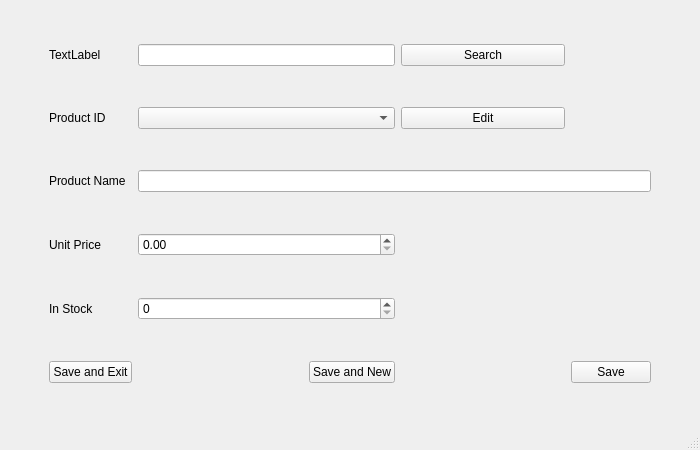
<?xml version="1.0" encoding="UTF-8"?>
<ui version="4.0">
 <class>MainWindow</class>
 <widget class="QMainWindow" name="MainWindow">
  <property name="geometry">
   <rect>
    <x>0</x>
    <y>0</y>
    <width>700</width>
    <height>450</height>
   </rect>
  </property>
  <property name="windowTitle">
   <string>MainWindow</string>
  </property>
  <widget class="QWidget" name="centralwidget">
   <layout class="QGridLayout" name="gridLayout">
    <item row="6" column="6">
     <spacer name="horizontalSpacer_2">
      <property name="orientation">
       <enum>Qt::Horizontal</enum>
      </property>
      <property name="sizeType">
       <enum>QSizePolicy::Minimum</enum>
      </property>
      <property name="sizeHint" stdset="0">
       <size>
        <width>40</width>
        <height>20</height>
       </size>
      </property>
     </spacer>
    </item>
    <item row="6" column="0">
     <spacer name="horizontalSpacer">
      <property name="orientation">
       <enum>Qt::Horizontal</enum>
      </property>
      <property name="sizeType">
       <enum>QSizePolicy::Preferred</enum>
      </property>
      <property name="sizeHint" stdset="0">
       <size>
        <width>40</width>
        <height>20</height>
       </size>
      </property>
     </spacer>
    </item>
    <item row="0" column="2" colspan="2">
     <widget class="QLineEdit" name="search"/>
    </item>
    <item row="1" column="1">
     <widget class="QLabel" name="label">
      <property name="text">
       <string>Product ID</string>
      </property>
     </widget>
    </item>
    <item row="2" column="2" colspan="4">
     <widget class="QLineEdit" name="product_name"/>
    </item>
    <item row="6" column="2">
     <spacer name="horizontalSpacer_3">
      <property name="orientation">
       <enum>Qt::Horizontal</enum>
      </property>
      <property name="sizeHint" stdset="0">
       <size>
        <width>40</width>
        <height>20</height>
       </size>
      </property>
     </spacer>
    </item>
    <item row="6" column="3">
     <widget class="QPushButton" name="save_n_new_btn">
      <property name="text">
       <string>Save and New</string>
      </property>
     </widget>
    </item>
    <item row="6" column="5">
     <widget class="QPushButton" name="save_btn">
      <property name="text">
       <string>Save</string>
      </property>
     </widget>
    </item>
    <item row="6" column="1">
     <widget class="QPushButton" name="save_n_exit_btn">
      <property name="text">
       <string>Save and Exit</string>
      </property>
     </widget>
    </item>
    <item row="3" column="2" colspan="2">
     <widget class="QDoubleSpinBox" name="unit_price">
      <property name="maximum">
       <double>100000000000000000.000000000000000</double>
      </property>
      <property name="singleStep">
       <double>0.010000000000000</double>
      </property>
     </widget>
    </item>
    <item row="2" column="1">
     <widget class="QLabel" name="label_2">
      <property name="text">
       <string>Product Name</string>
      </property>
     </widget>
    </item>
    <item row="3" column="1">
     <widget class="QLabel" name="label_3">
      <property name="text">
       <string>Unit Price</string>
      </property>
     </widget>
    </item>
    <item row="0" column="1">
     <widget class="QLabel" name="label_4">
      <property name="text">
       <string>TextLabel</string>
      </property>
     </widget>
    </item>
    <item row="6" column="4">
     <spacer name="horizontalSpacer_4">
      <property name="orientation">
       <enum>Qt::Horizontal</enum>
      </property>
      <property name="sizeHint" stdset="0">
       <size>
        <width>40</width>
        <height>20</height>
       </size>
      </property>
     </spacer>
    </item>
    <item row="1" column="4">
     <widget class="QPushButton" name="edit_btn">
      <property name="text">
       <string>Edit</string>
      </property>
     </widget>
    </item>
    <item row="1" column="2" colspan="2">
     <widget class="QComboBox" name="id"/>
    </item>
    <item row="0" column="4">
     <widget class="QPushButton" name="search_btn">
      <property name="text">
       <string>Search</string>
      </property>
     </widget>
    </item>
    <item row="4" column="1">
     <widget class="QLabel" name="label_5">
      <property name="text">
       <string>In Stock</string>
      </property>
     </widget>
    </item>
    <item row="4" column="2" colspan="2">
     <widget class="QSpinBox" name="stock">
      <property name="maximum">
       <number>999999999</number>
      </property>
     </widget>
    </item>
   </layout>
  </widget>
  <widget class="QStatusBar" name="statusbar"/>
 </widget>
 <resources/>
 <connections/>
</ui>
